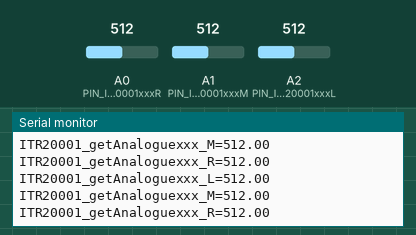
Bench run of a sketch on a simulated Arduino Uno, built with avr-gcc and run on an emulated ATmega328P. Parts: the last lines printed to the serial monitor. The test bench sets the inputs (shaded band); at power-on: A0 (PIN_ITR20001xxxR) = 512, A1 (PIN_ITR20001xxxM) = 512, A2 (PIN_ITR20001xxxL) = 512.

Above: at 1.8 s.
1.9 s: A0 (PIN_ITR20001xxxR) set to 490
At 2.35 s:
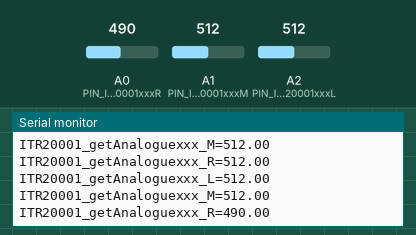
3.4 s: A1 (PIN_ITR20001xxxM) set to 490
At 3.85 s:
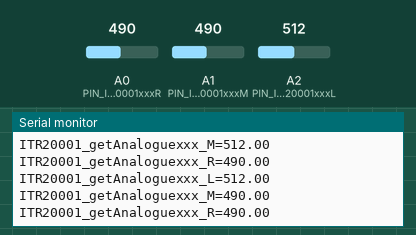
4.9 s: A2 (PIN_ITR20001xxxL) set to 490
At 5.35 s:
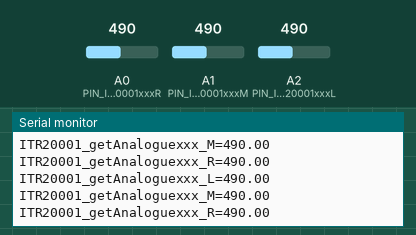
6.4 s: A0 (PIN_ITR20001xxxR) set to 510
At 6.85 s:
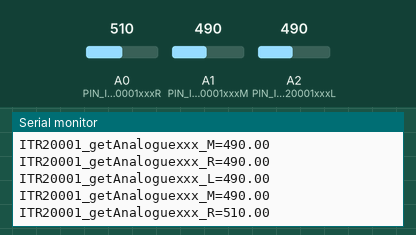
7.9 s: A1 (PIN_ITR20001xxxM) set to 510
At 8.36 s:
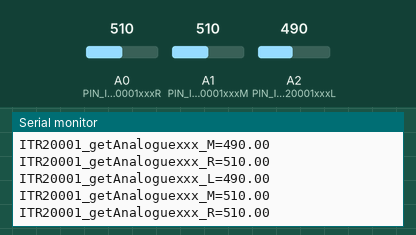
9.4 s: A2 (PIN_ITR20001xxxL) set to 510
At 9.86 s:
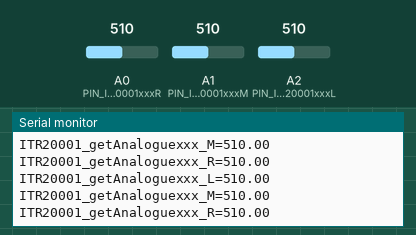
Timing chart, 0 to 11.9 s (numbered marks = the images above; inputs shaded):
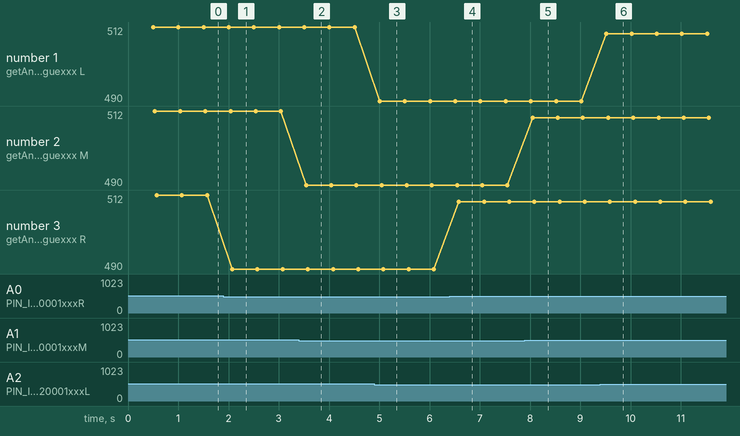

Measured:
- after the input at 1.9 s, the serial monitor: prints a new line after 0.18 s (image 1)
- after the input at 3.4 s, the serial monitor: prints a new line after 0.14 s (image 2)
- after the input at 4.9 s, the serial monitor: prints a new line after 0.11 s (image 3)
- after the input at 6.4 s, the serial monitor: prints a new line after 0.18 s (image 4)
- after the input at 7.9 s, the serial monitor: prints a new line after 0.15 s (image 5)
- after the input at 9.4 s, the serial monitor: prints a new line after 0.12 s (image 6)
- plotted number 3: 512 → 490 after the input at 1.9 s, 490 → 510 after the input at 6.4 s

The sketch:

line_tracking.ino
```cpp
// These are the prerequisite classes and functions that line tracking requires
#include "DeviceDriverSet_xxx0_LineTracking.h"

// We initialize the Line Tracking driver
DeviceDriverSet_ITR20001 AppITR20001;

/*
  FUNCTIONS FOR ROBOT LINE TRACKING:
  The robot's line tracking modules are broken into three modules: left, middle, and right. Each tracks the amount of light the module receives.

  - AppITR20001.DeviceDriverSet_ITR20001_getAnaloguexxx_L() -> Returns the value of the Left Line Tracking Module
  - AppITR20001.DeviceDriverSet_ITR20001_getAnaloguexxx_M() -> Returns the value of the Middle Line Tracking Module
  - AppITR20001.DeviceDriverSet_ITR20001_getAnaloguexxx_R() -> Returns the value of the Right Line Tracking Module

  The larger the value of the line tracking sensor, the lighter the surface is. The smaller the value of the line tracking sensor, the darker the surface is.
*/

void setup() {
  Serial.begin(9600);  // Establish a data transfer rate
  AppITR20001.DeviceDriverSet_ITR20001_Init();  // Set the Line Tracking Module to its corresponding pins
}

void loop() {
    static unsigned long print_time = 0;
    if (millis() - print_time > 500)  // Read the line follower every 500 milliseconds (The millis() method is the uptime of the Arduino)
    {
      print_time = millis();
      // Value of the Left Line Tracking Module
      Serial.print("ITR20001_getAnaloguexxx_L=");
      Serial.println(AppITR20001.DeviceDriverSet_ITR20001_getAnaloguexxx_L());
      // Value of the Middle Line Tracking Module
      Serial.print("ITR20001_getAnaloguexxx_M=");
      Serial.println(AppITR20001.DeviceDriverSet_ITR20001_getAnaloguexxx_M());
      // Value of the Right Line Tracking Module
      Serial.print("ITR20001_getAnaloguexxx_R=");
      Serial.println(AppITR20001.DeviceDriverSet_ITR20001_getAnaloguexxx_R());
    }

}
```

DeviceDriverSet_xxx0_LineTracking.cpp
```cpp
#include "DeviceDriverSet_xxx0_LineTracking.h"

/*ITR20001 Detection*/
bool DeviceDriverSet_ITR20001::DeviceDriverSet_ITR20001_Init(void)
{
  pinMode(PIN_ITR20001xxxL, INPUT);
  pinMode(PIN_ITR20001xxxM, INPUT);
  pinMode(PIN_ITR20001xxxR, INPUT);
  return false;
}
float DeviceDriverSet_ITR20001::DeviceDriverSet_ITR20001_getAnaloguexxx_L(void)
{
  return analogRead(PIN_ITR20001xxxL);
}
float DeviceDriverSet_ITR20001::DeviceDriverSet_ITR20001_getAnaloguexxx_M(void)
{
  return analogRead(PIN_ITR20001xxxM);
}
float DeviceDriverSet_ITR20001::DeviceDriverSet_ITR20001_getAnaloguexxx_R(void)
{
  return analogRead(PIN_ITR20001xxxR);
}
```

DeviceDriverSet_xxx0_LineTracking.h
```cpp
#ifndef _DeviceDriverSet_xxx0_H_LineTracking
#define _DeviceDriverSet_xxx0_H_LineTracking
#include <arduino.h>
/*ITR20001 Detection*/
class DeviceDriverSet_ITR20001
{
public:
  bool DeviceDriverSet_ITR20001_Init(void);
  float DeviceDriverSet_ITR20001_getAnaloguexxx_L(void);
  float DeviceDriverSet_ITR20001_getAnaloguexxx_M(void);
  float DeviceDriverSet_ITR20001_getAnaloguexxx_R(void);
#if _Test_DeviceDriverSet
  void DeviceDriverSet_ITR20001_Test(void);
#endif

private:
//03
// #define PIN_ITR20001xxxL A0
// #define PIN_ITR20001xxxM A1
// #define PIN_ITR20001xxxR A2
//04
#define PIN_ITR20001xxxL A2
#define PIN_ITR20001xxxM A1
#define PIN_ITR20001xxxR A0
};

#endif
```
